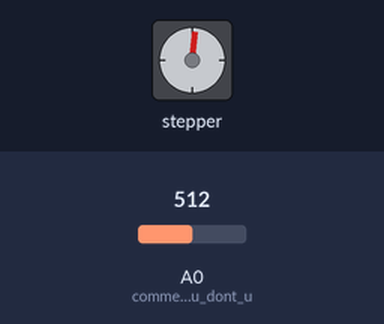
Simulated run of this sketch. Board: Arduino Uno, built with avr-gcc and run on an emulated ATmega328P. On the bench: stepper motor. Wiring (inferred from the names in the program): stepper motor (2048 steps per turn assumed): coils pin 8, pin 9, pin 10, pin 11. Inputs (shaded band) come from the test bench; at power-on: A0 (comment_out_if_you_dont_u) = 512.

Above: at 1.2 s.
1.3 s: A0 (comment_out_if_you_dont_u) set to 122
At 2.0 s:
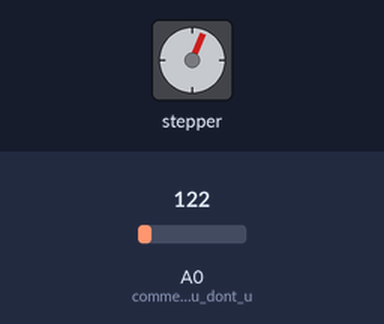
4.3 s: A0 (comment_out_if_you_dont_u) set to 0
At 4.71 s:
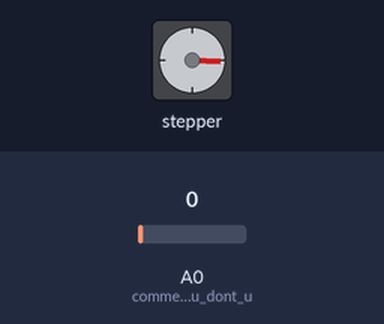
7.3 s: A0 (comment_out_if_you_dont_u) set to 306
At 7.43 s:
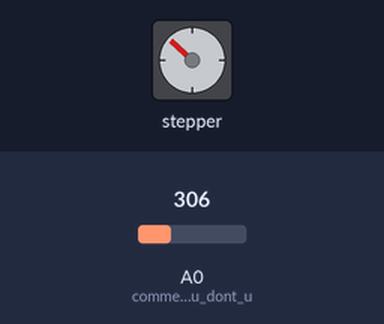
10.3 s: A0 (comment_out_if_you_dont_u) set to 900
13.3 s: A0 (comment_out_if_you_dont_u) set to 1023
Timing chart, 0 to 53.2 s (numbered marks = the images above; inputs shaded):
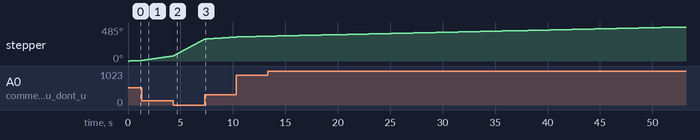

The sketch:

sketch_mar23a.ino
```cpp
#define STEPPER_PIN_1 8
#define STEPPER_PIN_2 9
#define STEPPER_PIN_3 10
#define STEPPER_PIN_4 11

int iCurrentStep = 1; //holds the current position of the stepper motor (1-4)

void setup() {
  pinMode(A0, INPUT); //comment out if you dont use a potentiometer
  Serial.begin(9600); //comment out if you dont use a potentiometer
  // put your setup code here, to run once:
  pinMode(STEPPER_PIN_1, OUTPUT);
  pinMode(STEPPER_PIN_2, OUTPUT);
  pinMode(STEPPER_PIN_3, OUTPUT);
  pinMode(STEPPER_PIN_4, OUTPUT);
}

void loop() {

  //move the stepper motor to the new position
  moveStep(iCurrentStep);
  iCurrentStep = (iCurrentStep % 4) + 1; //increase the step, but ensure we dont exceed 4

  //note: if you dont use a potentiometer, comment out the following line and set a fixed delay (e.g. 50 ms)
  int iDelayVal = calculateDelay(analogRead(A0)); //comment out if you dont use a potentiometer
  delay(iDelayVal); //based on the potentiometer setting, we wait some time
  //delay(50); //uncomment if you dont use a potentiometer
}

/// @brief Based on the potentiometer value, calculates a delay in milliseconds
/// @param iPotentioVal Potentiometer analogue value (ranges from 0 to 1024)
/// @return delay value in milliseconds, minimum 2 milliseconds
int calculateDelay(int iPotentioVal)
{
  //the bigger the value, the faster, thus the lower the delay
  iPotentioVal = iPotentioVal % 1024; //defensive programming
  //realistic delay ranges from 2 to 100
  double fDelayVal = 0.05 * (double) iPotentioVal + 2;
  int iDelayVal = floor(fDelayVal);
  // Serial.println(iDelayVal);
  return iDelayVal;
}


/// @brief Moves the stepper motor to the target position
/// @param iStepNum the position the stepper motor should move to
void moveStep(int iStepNum)
{
  digitalWrite(STEPPER_PIN_1, iStepNum == 1);
  digitalWrite(STEPPER_PIN_2, iStepNum == 2);
  digitalWrite(STEPPER_PIN_3, iStepNum == 3);
  digitalWrite(STEPPER_PIN_4, iStepNum == 4);
}
```
